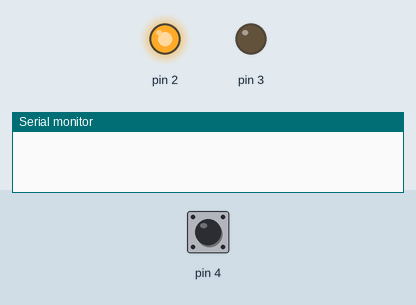
This sketch was run on a simulated Arduino Uno, built with avr-gcc and run on an emulated ATmega328P. On the bench: output pins drawn as LEDs (lit = HIGH), the last lines printed to the serial monitor. The test bench sets the inputs (shaded band); at power-on: pin 4 HIGH.

Above: at 1.2 s.
1.3 s: pin 4 pulled LOW for 0.15 s
At 2.3 s:
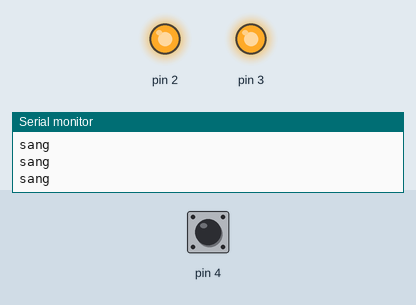
3.0 s: pin 4 pulled LOW for 1 s
At 4.9 s:
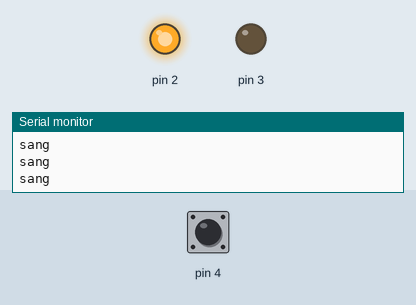
5.5 s: pin 4 pulled LOW for 1 s
At 7.7 s:
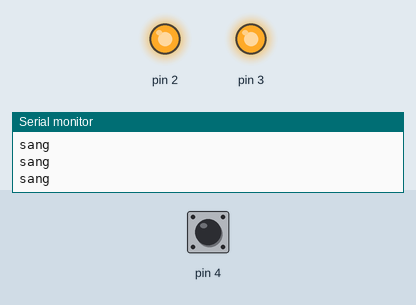
8.0 s: pin 4 pulled LOW for 3.2 s
At 11.6 s:
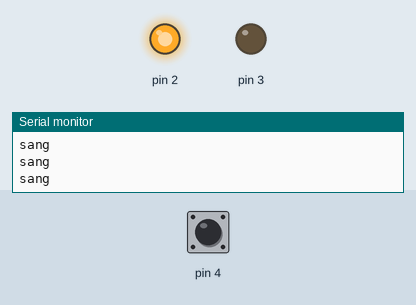
Timing chart, 0 to 13.1 s (numbered marks = the images above; inputs shaded):
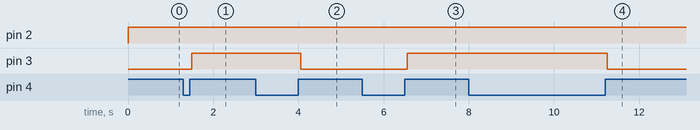

Measured:
- after the input at 1.3 s, pin 3: LOW → HIGH after 0.20 s
- after the input at 3.0 s, pin 3: HIGH → LOW after 1.1 s
- after the input at 5.5 s, pin 3: LOW → HIGH after 1.1 s
- after the input at 8.0 s, pin 3: HIGH → LOW after 3.3 s

The sketch:

thu_nano.ino
```cpp
void setup()
{
  Serial.begin(9600);
  pinMode(2, OUTPUT);
  pinMode(3, OUTPUT);
  pinMode(4, INPUT_PULLUP);
}
int a = 1;
void loop()
{

  if (digitalRead(4) == 0)
  {
    delay(50);
    while (digitalRead(4) == 0);
    delay(50);
    a = a + 1;

  }
  if (a % 2 == 0)
  {
    Serial.println("sang");
    digitalWrite(3, 1);
    digitalWrite(2, 0);
  }
  else
   digitalWrite(3, 0);
    digitalWrite(2, 1);

}
```
